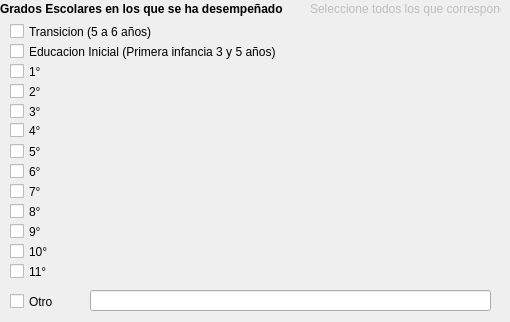
      <widget class="QWidget" name="tabWidgetPage4" native="true">
       <attribute name="title">
        <string>4 de 8</string>
       </attribute>
       <widget class="QLabel" name="label_16">
        <property name="geometry">
         <rect>
          <x>0</x>
          <y>0</y>
          <width>391</width>
          <height>18</height>
         </rect>
        </property>
        <property name="font">
         <font>
          <weight>75</weight>
          <bold>true</bold>
         </font>
        </property>
        <property name="text">
         <string>Grados Escolares en los que se ha desempeñado</string>
        </property>
       </widget>
       <widget class="QLabel" name="label_17">
        <property name="enabled">
         <bool>false</bool>
        </property>
        <property name="geometry">
         <rect>
          <x>310</x>
          <y>0</y>
          <width>191</width>
          <height>18</height>
         </rect>
        </property>
        <property name="font">
         <font>
          <pointsize>9</pointsize>
          <underline>false</underline>
          <strikeout>false</strikeout>
         </font>
        </property>
        <property name="text">
         <string>Seleccione todos los que correspondan</string>
        </property>
       </widget>
       <widget class="QCheckBox" name="checkBox_31">
        <property name="geometry">
         <rect>
          <x>10</x>
          <y>20</y>
          <width>171</width>
          <height>23</height>
         </rect>
        </property>
        <property name="text">
         <string>Transicion (5 a 6 años)</string>
        </property>
       </widget>
       <widget class="QCheckBox" name="checkBox_32">
        <property name="geometry">
         <rect>
          <x>10</x>
          <y>40</y>
          <width>311</width>
          <height>23</height>
         </rect>
        </property>
        <property name="text">
         <string>Educacion Inicial (Primera infancia 3 y 5 años)</string>
        </property>
       </widget>
       <widget class="QCheckBox" name="checkBox_33">
        <property name="geometry">
         <rect>
          <x>10</x>
          <y>60</y>
          <width>93</width>
          <height>23</height>
         </rect>
        </property>
        <property name="text">
         <string>1°</string>
        </property>
       </widget>
       <widget class="QCheckBox" name="checkBox_34">
        <property name="geometry">
         <rect>
          <x>10</x>
          <y>80</y>
          <width>93</width>
          <height>23</height>
         </rect>
        </property>
        <property name="text">
         <string>2°</string>
        </property>
       </widget>
       <widget class="QCheckBox" name="checkBox_35">
        <property name="geometry">
         <rect>
          <x>10</x>
          <y>100</y>
          <width>93</width>
          <height>23</height>
         </rect>
        </property>
        <property name="text">
         <string>3°</string>
        </property>
       </widget>
       <widget class="QCheckBox" name="checkBox_36">
        <property name="geometry">
         <rect>
          <x>10</x>
          <y>120</y>
          <width>93</width>
          <height>21</height>
         </rect>
        </property>
        <property name="text">
         <string>4°</string>
        </property>
       </widget>
       <widget class="QCheckBox" name="checkBox_37">
        <property name="geometry">
         <rect>
          <x>10</x>
          <y>140</y>
          <width>93</width>
          <height>23</height>
         </rect>
        </property>
        <property name="text">
         <string>5°</string>
        </property>
       </widget>
       <widget class="QCheckBox" name="checkBox_38">
        <property name="geometry">
         <rect>
          <x>10</x>
          <y>160</y>
          <width>93</width>
          <height>23</height>
         </rect>
        </property>
        <property name="text">
         <string>6°</string>
        </property>
       </widget>
       <widget class="QCheckBox" name="checkBox_39">
        <property name="geometry">
         <rect>
          <x>10</x>
          <y>180</y>
          <width>93</width>
          <height>23</height>
         </rect>
        </property>
        <property name="text">
         <string>7°</string>
        </property>
       </widget>
       <widget class="QCheckBox" name="checkBox_40">
        <property name="geometry">
         <rect>
          <x>10</x>
          <y>200</y>
          <width>93</width>
          <height>23</height>
         </rect>
        </property>
        <property name="text">
         <string>8°</string>
        </property>
       </widget>
       <widget class="QCheckBox" name="checkBox_41">
        <property name="geometry">
         <rect>
          <x>10</x>
          <y>220</y>
          <width>93</width>
          <height>23</height>
         </rect>
        </property>
        <property name="text">
         <string>9°</string>
        </property>
       </widget>
       <widget class="QCheckBox" name="checkBox_42">
        <property name="geometry">
         <rect>
          <x>10</x>
          <y>240</y>
          <width>93</width>
          <height>23</height>
         </rect>
        </property>
        <property name="text">
         <string>10°</string>
        </property>
       </widget>
       <widget class="QCheckBox" name="checkBox_43">
        <property name="geometry">
         <rect>
          <x>10</x>
          <y>260</y>
          <width>93</width>
          <height>23</height>
         </rect>
        </property>
        <property name="text">
         <string>11°</string>
        </property>
       </widget>
       <widget class="QCheckBox" name="checkBox_44">
        <property name="geometry">
         <rect>
          <x>10</x>
          <y>290</y>
          <width>93</width>
          <height>23</height>
         </rect>
        </property>
        <property name="text">
         <string>Otro</string>
        </property>
       </widget>
       <widget class="QLineEdit" name="lineEdit_6">
        <property name="geometry">
         <rect>
          <x>90</x>
          <y>290</y>
          <width>401</width>
          <height>21</height>
         </rect>
        </property>
       </widget>
      </widget>
